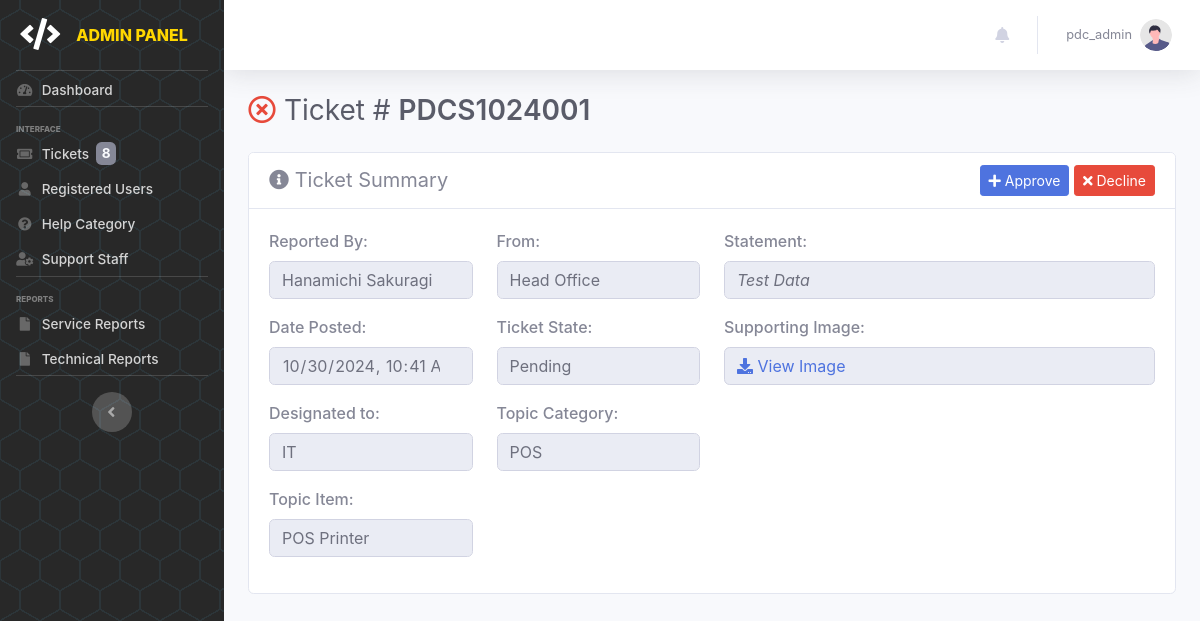
Page /pages/admin/admin.view-ticket.php?id=PDCS1024001 (signed in) on the earlier database version.
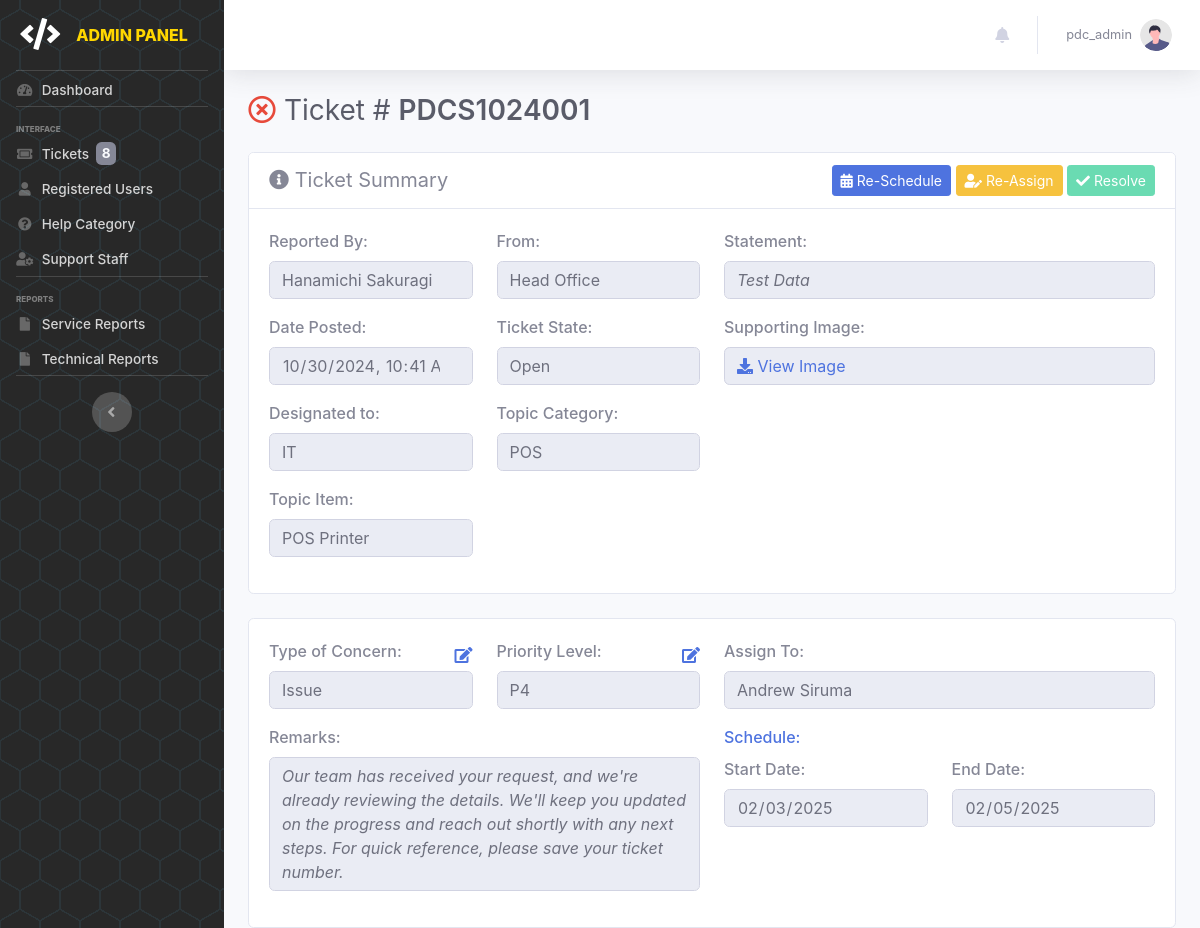
Same page on the later database version.
### tables this page shows
CREATE TABLE `tbl_tickets` (
  `id` int(100) NOT NULL,
  `ticket_num` varchar(1000) NOT NULL,
  `outlet` varchar(1000) NOT NULL,
  `reported_by` varchar(100) NOT NULL,
  `designation` enum('1','2') NOT NULL,
  `topiccateg` varchar(1000) NOT NULL,
  `topicitem` varchar(1000) NOT NULL,
  `img_name` varchar(1000) NOT NULL,
  `file_path` varchar(1000) NOT NULL,
  `description` varchar(5000) NOT NULL,
  `priority_type` varchar(100) DEFAULT NULL,
  `concern_type` enum('Issue','Request') DEFAULT NULL,
  `status` enum('1','2','3','4','5') NOT NULL DEFAULT '2',
  `remark` varchar(1000) NOT NULL,
  `sched_start` date DEFAULT NULL,
  `sched_end` date DEFAULT NULL,
  `assigned` varchar(1000) NOT NULL,
  `msg_ses` varchar(5000) NOT NULL DEFAULT '0',
  `rprt` enum('0','1') NOT NULL DEFAULT '0',
  `date_posted` datetime(6) NOT NULL DEFAULT current_timestamp(6),
  `date_modified` datetime(6) DEFAULT current_timestamp(6),
  `date_closed` datetime DEFAULT NULL
);

CREATE TABLE `tbl_useraccounts` (
  `id` int(11) NOT NULL,
  `name` varchar(100) NOT NULL,
  `username` varchar(100) NOT NULL,
  `password` varchar(255) NOT NULL,
  `role` enum('admin','it-admin','maintenance-admin','office','outlet','it','maintenance') NOT NULL,
  `status` enum('Active','Inactive') NOT NULL DEFAULT 'Active',
  `created` datetime(6) DEFAULT current_timestamp(6),
  `updated` datetime(6) DEFAULT current_timestamp(6) ON UPDATE current_timestamp(6)
);

CREATE TABLE `tbl_itemcategory` (
  `id` int(100) NOT NULL,
  `name` varchar(100) NOT NULL,
  `img_name` varchar(1000) NOT NULL,
  `img_path` varchar(1000) NOT NULL,
  `status` enum('1','0') NOT NULL DEFAULT '1',
  `designation` enum('1','2') NOT NULL
);

CREATE TABLE `tbl_itemlist` (
  `id` int(100) NOT NULL,
  `name` varchar(100) NOT NULL,
  `status` enum('0','1') NOT NULL DEFAULT '1',
  `category` varchar(100) NOT NULL
);

### pages/admin/admin.view-ticket.php (the view, shortened to what the rows shown need)
<?php
    include('admin.header.php');
    $ticket_num = $_GET['id'];
    $ticket_qry = mysqli_query($conn, "SELECT t.*, t.status AS ticket_status, u.name AS outlet_name, c.name AS categ_name, l.name AS item_name, a.id AS staff_id, a.name AS staff_name
        FROM tbl_tickets t
        LEFT JOIN tbl_useraccounts u ON t.outlet = u.id
        LEFT JOIN tbl_itemcategory c ON t.topiccateg = c.id
        LEFT JOIN tbl_itemlist l ON t.topicitem = l.id
        LEFT JOIN tbl_useraccounts a ON t.assigned = a.id
        WHERE t.ticket_num = '$ticket_num'");
    $ticket_row = mysqli_fetch_array($ticket_qry);
    $datePosted = new DateTime($ticket_row['date_posted']);
    $formattedDatePosted = $datePosted->format('Y-m-d\TH:i');
    if ($ticket_row["ticket_status"]== '1') {
        $ticket_status = "Open";
    } elseif ($ticket_row["status"]== '2') {
        $ticket_status = "Pending";
    } elseif ($ticket_row["status"]== '3') {
        $ticket_status = "Rejected";
    } elseif ($ticket_row["status"]== '4') {
        $ticket_status = "Re-Scheduled";
    } elseif ($ticket_row["status"]== '5') {
        $ticket_status = "Closed";
    }
    if ($ticket_row["designation"]== '1') {
        $ticket_dept = "IT";
    } elseif ($ticket_row["designation"]== '2') {
        $ticket_dept = "Maintenance";
    }
?>
    <div class="container-fluid">
        <div class="d-sm-flex align-items-center justify-content-between mb-4">
            <h1 class="h3 mb-0 text-gray-800"><a href="
            <?php
                if ($ticket_row["ticket_status"] == '1' || $ticket_row["ticket_status"] == '4') {
                    echo "ticket?tab=open";
                } elseif ($ticket_row["status"]== '2') {
                    echo "ticket?tab=pending";
                } elseif ($ticket_row["status"]== '3') {
                    echo "ticket?tab=rejected";
                } elseif ($ticket_row['sched_end'] < date('Y-m-d H:i:s') && $ticket_row['ticket_status'] != '5') {
                    echo "ticket?tab=overdue";
                } elseif ($ticket_row["status"]== '5') {
                    echo "ticket?tab=closed";
                }
            ?>
            " class="text-danger"><i class="far fa-times-circle"></i></a>&nbsp;Ticket # <span style="font-weight: 600;"><?php echo $ticket_num; ?></span></h1>
        </div>
        <div class="card mt-4">
            <div class="card-body">
                <div class="row">
                    <div class="col-md-6">
                        <div class="row">
                            <div class="col-md-6">
                                <div class="form-group">
                                    <label for="reported_by">Reported By:</label>
                                    <input type="text" name="reported_by" id="reported_by" class="form-control" value="<?php echo $ticket_row['reported_by']; ?>" disabled>
                                </div>
                            </div>
                            <div class="col-md-6">
                                <div class="form-group">
                                    <label for="from">From:</label>
                                    <input type="text" name="from" id="from" class="form-control" value="<?php echo $ticket_row['outlet_name']; ?>" disabled>
                                </div>
                            </div>
                            <div class="col-md-6">
                                <div class="form-group">
                                    <label for="date-posted">Date Posted:</label>
                                    <input type="datetime-local" name="date-posted" id="date-posted" class="form-control" value="<?php echo $formattedDatePosted; ?>" disabled>
                                </div>
                            </div>
                            <div class="col-md-6">
                                <div class="form-group">
                                    <label for="status">Ticket State:</label>
                                    <input type="text" name="status" id="status" class="form-control" value="<?php echo $ticket_status; ?>" disabled>
                                </div>
                            </div>
                            <div class="col-md-6">
                                <div class="form-group">
                                    <label for="dept">Designated to:</label>
                                    <input type="text" name="dept" id="dept" class="form-control" value="<?php echo $ticket_dept; ?>" disabled>
                                </div>
                            </div>
                            <div class="col-md-6">
                                <div class="form-group">
                                    <label for="categ">Topic Category:</label>
                                    <input type="text" name="categ" id="categ" class="form-control" value="<?php echo $ticket_row['categ_name']; ?>" disabled>
                                </div>
                            </div>
                            <div class="col-md-6">
                                <div class="form-group">
                                    <label for="item">Topic Item:</label>
                                    <input type="text" name="item" id="item" class="form-control" value="<?php echo $ticket_row['item_name']; ?>" disabled>
                                </div>
                            </div>
                        </div>
                    </div>
                    <div class="col-md-6">
                        <div class="row">
                            <div class="col-md-12">
                                <div class="form-group">
                                    <p class="p-control"><i><?php echo $ticket_row['description']; ?></i></p>
                                </div>
                            </div>
                        </div>
                    </div>
                </div>
            </div>
        </div>
        <?php
                if ($ticket_row["ticket_status"] == '1' || $ticket_row["ticket_status"] == '4') {
        ?>
        <div class="card mt-4">
            <div class="card-body">
                <div class="row">
                    <div class="col-md-6">
                        <div class="row">
                            <div class="col-md-6">
                                <div class="form-group">
                                    <div class="d-flex justify-content-between align-items-center">
                                        <label for="concern_type">Type of Concern:</label>
                                        <a href="#" data-toggle="modal" data-target="#TCModal"><i class="fas fa-edit"></i></a>
                                    </div>
                                    <input type="text" name="concern_type" id="concern_type" class="form-control" value="<?php echo $ticket_row['concern_type']; ?>" disabled>
                                </div>
                            </div>
                            <div class="col-md-6">
                                <div class="form-group">
                                    <div class="d-flex justify-content-between align-items-center">
                                        <label for="priority_type">Priority Level:</label>
                                        <a href="#" data-toggle="modal" data-target="#PLModal"><i class="fas fa-edit"></i></a>
                                    </div>
                                    <input type="text" name="priority_type" id="priority_type" class="form-control" value="<?php echo $ticket_row['priority_type']; ?>" disabled>
                                </div>
                            </div>
                            <div class="col-md-12">
                                <div class="form-group">
                                    <label for="remarks">Remarks:</label>
                                    <p class="p-control"><i><?php echo $ticket_row['remark']; ?></i></p>
                                </div>
                            </div>
                        </div>
                    </div>
                    <div class="col-md-6">
                        <div class="row">
                            <div class="col-md-12">
                                <div class="form-group">
                                    <label for="assigned">Assign To:</label>
                                    <input type="text" name="assigned" id="assigned" class="form-control" value="<?php echo $ticket_row['staff_name']; ?>" disabled>
                                </div>
                            </div>
                            <div class="col-md-12">
                                <div class="form-group m-0">
                                    <label class="text-primary">Schedule:</label>
                                </div>
                            </div>
                            <div class="col-md-6">
                                <div class="form-group">
                                    <label for="startdate">Start Date:</label>
                                    <input type="date" name="startdate" id="startdate" class="form-control" value="<?php echo $ticket_row['sched_start']; ?>" disabled>
                                </div>
                            </div>
                            <div class="col-md-6">
                                <div class="form-group">
                                    <label for="enddate">End Date:</label>
                                    <input type="date" name="enddate" id="enddate" class="form-control" value="<?php echo $ticket_row['sched_end']; ?>" disabled>
                                </div>
                            </div>
                        </div>
                    </div>
                </div>
            </div>
        </div>
        <?php } ?>
    </div>
<?php
    include('admin.footer.php');
?>

Differences in the rows shown:
changed tbl_tickets "Test Data": status "Pending" → "Open"; concern_type (not shown) → "Issue"; priority_type (not shown) → "P4"; remark (not shown) → "Our team has received your request, and we're already reviewing the details. We'll keep you updated on the progress and reach out shortly with any next steps. For quick reference, please save your ticket number."; assigned (not shown) → "Andrew Siruma"; startdate (not shown) → "02/03/2025"; enddate (not shown) → "02/05/2025"
Other differences:
text no longer shown: "Approve Decline"
text now shown: "Re-Schedule Re-Assign Resolve Type of Concern: Priority Level: Remarks: Assign To: Schedule: Start Date: End Date:"
